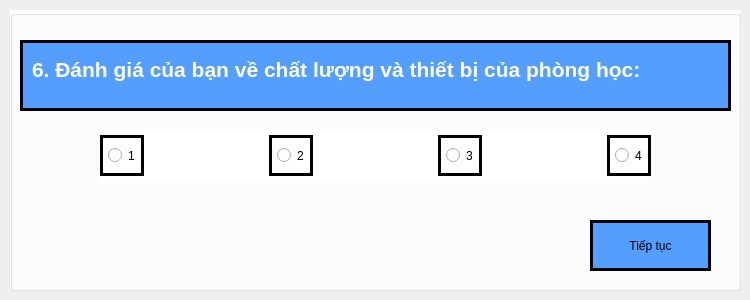
   <widget class="QWidget" name="page_5">
    <widget class="QGroupBox" name="groupBox_7">
     <property name="geometry">
      <rect>
       <x>10</x>
       <y>10</y>
       <width>731</width>
       <height>281</height>
      </rect>
     </property>
     <property name="styleSheet">
      <string notr="true">background-color: #ffffff;</string>
     </property>
     <property name="title">
      <string/>
     </property>
     <widget class="QTextBrowser" name="textBrowser_11">
      <property name="geometry">
       <rect>
        <x>10</x>
        <y>30</y>
        <width>711</width>
        <height>71</height>
       </rect>
      </property>
      <property name="styleSheet">
       <string notr="true">background-color: #549eff;
padding: 10px 5px;
border: 3px solid black;</string>
      </property>
      <property name="html">
       <string>&lt;!DOCTYPE HTML PUBLIC &quot;-//W3C//DTD HTML 4.0//EN&quot; &quot;http://www.w3.org/TR/REC-html40/strict.dtd&quot;&gt;
&lt;html&gt;&lt;head&gt;&lt;meta name=&quot;qrichtext&quot; content=&quot;1&quot; /&gt;&lt;style type=&quot;text/css&quot;&gt;
p, li { white-space: pre-wrap; }
&lt;/style&gt;&lt;/head&gt;&lt;body style=&quot; font-family:'PibotoLt'; font-size:8pt; font-weight:400; font-style:normal;&quot;&gt;
&lt;p style=&quot; margin-top:0px; margin-bottom:0px; margin-left:0px; margin-right:0px; -qt-block-indent:0; text-indent:0px;&quot;&gt;&lt;span style=&quot; font-size:16pt; font-weight:600; color:#ffffff;&quot;&gt;6. Đánh giá của bạn về chất lượng và thiết bị của phòng học:&lt;/span&gt;&lt;/p&gt;&lt;/body&gt;&lt;/html&gt;</string>
      </property>
     </widget>
     <widget class="QPushButton" name="home_4">
      <property name="geometry">
       <rect>
        <x>580</x>
        <y>210</y>
        <width>121</width>
        <height>51</height>
       </rect>
      </property>
      <property name="styleSheet">
       <string notr="true">background-color: #549eff;
font: 75 italic 12pt &quot;Sans&quot;;
padding: 10px 5px;
border: 3px solid black;

</string>
      </property>
      <property name="text">
       <string>Tiếp tục</string>
      </property>
     </widget>
     <widget class="QWidget" name="layoutWidget_4">
      <property name="geometry">
       <rect>
        <x>90</x>
        <y>120</y>
        <width>551</width>
        <height>51</height>
       </rect>
      </property>
      <layout class="QHBoxLayout" name="horizontalLayout_6">
       <item>
        <widget class="QRadioButton" name="ra3_13">
         <property name="styleSheet">
          <string notr="true">font: 75 italic 12pt &quot;Sans&quot;;
padding: 10px 5px;
border: 3px solid black;
</string>
         </property>
         <property name="text">
          <string>1</string>
         </property>
        </widget>
       </item>
       <item>
        <spacer name="horizontalSpacer_16">
         <property name="orientation">
          <enum>Qt::Horizontal</enum>
         </property>
         <property name="sizeHint" stdset="0">
          <size>
           <width>40</width>
           <height>20</height>
          </size>
         </property>
        </spacer>
       </item>
       <item>
        <widget class="QRadioButton" name="ra3_14">
         <property name="styleSheet">
          <string notr="true">font: 75 italic 12pt &quot;Sans&quot;;
padding: 10px 5px;
border: 3px solid black;
</string>
         </property>
         <property name="text">
          <string>2</string>
         </property>
        </widget>
       </item>
       <item>
        <spacer name="horizontalSpacer_17">
         <property name="orientation">
          <enum>Qt::Horizontal</enum>
         </property>
         <property name="sizeHint" stdset="0">
          <size>
           <width>40</width>
           <height>20</height>
          </size>
         </property>
        </spacer>
       </item>
       <item>
        <widget class="QRadioButton" name="ra3_15">
         <property name="styleSheet">
          <string notr="true">font: 75 italic 12pt &quot;Sans&quot;;
padding: 10px 5px;
border: 3px solid black;
</string>
         </property>
         <property name="text">
          <string>3</string>
         </property>
        </widget>
       </item>
       <item>
        <spacer name="horizontalSpacer_18">
         <property name="orientation">
          <enum>Qt::Horizontal</enum>
         </property>
         <property name="sizeHint" stdset="0">
          <size>
           <width>40</width>
           <height>20</height>
          </size>
         </property>
        </spacer>
       </item>
       <item>
        <widget class="QRadioButton" name="ra3_16">
         <property name="styleSheet">
          <string notr="true">font: 75 italic 12pt &quot;Sans&quot;;
padding: 10px 5px;
border: 3px solid black;
</string>
         </property>
         <property name="text">
          <string>4</string>
         </property>
        </widget>
       </item>
      </layout>
     </widget>
    </widget>
   </widget>
